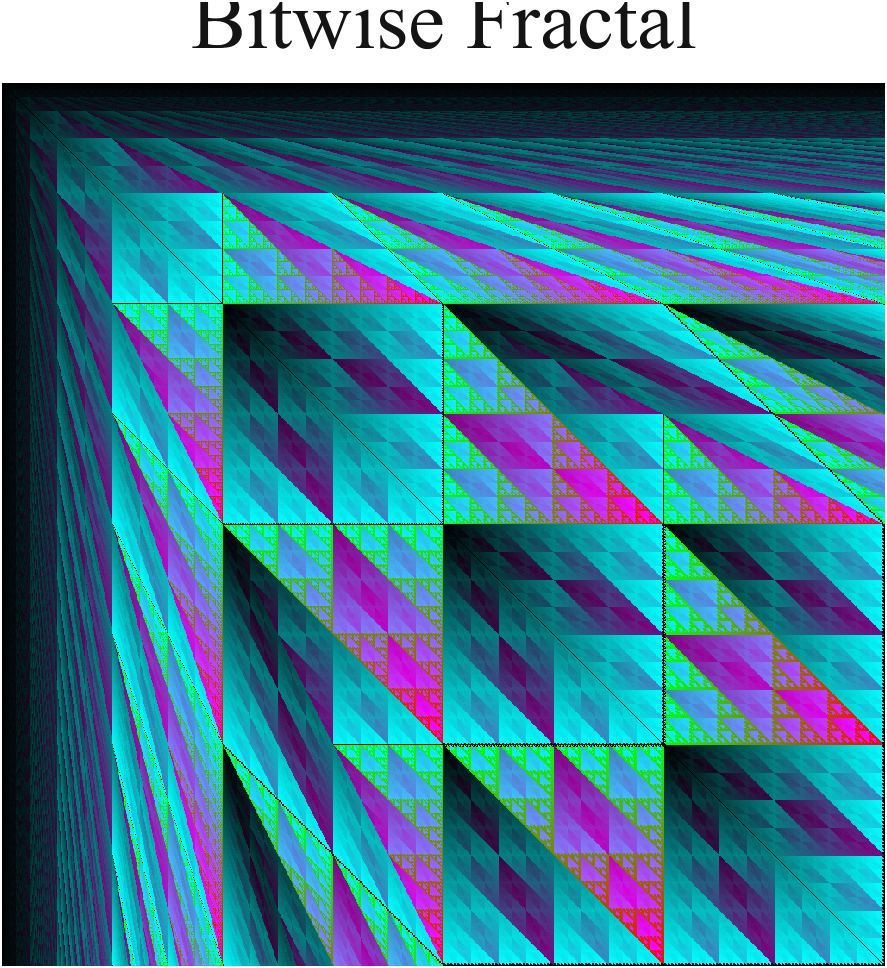
%> input picture projects/CreativePlotStudio/example/everything_composite/individual/01_bitwise_fractal.png, 887 x 968 px; its folder holds only this picture in this run
$ octave --eval "batch_generate_all;"   (GNU Octave 9; MATLAB toolbox functions it lacks are replaced by stand-ins)
%> lines starting %> are read from the running program, lines starting %| are printed output that depends on the picture; in (x1, y1, x2, y2) boxes, pixels count from 0 and x2, y2 are one past the last pixel; in counts of white or black regions, pixels touching at a corner belong together; the program's own positions count from 1
### utils/image_output.m
function varargout = image_output(action, varargin)
%IMAGE_OUTPUT Shared image preview, cache, composition, and export helper.

action = lower(char(string(action)));
switch action
    case 'cache_dir'
        varargout{1} = local_cache_dir(varargin{:});
    case 'clear_cache'
        varargout{1} = local_clear_cache(varargin{:});
    case 'reset_preview'
        varargout{1} = local_reset_preview(varargin{:});
    case {'reset_preview_group','reset_axesgrid'}
        varargout{1} = local_reset_preview_group(varargin{:});
    case {'show_preview_group','show_axesgrid'}
        varargout{1} = local_show_preview_group(varargin{:});
    case 'show_preview'
        varargout{1} = local_show_preview(varargin{:});
    case 'bind_preview_list'
        varargout{1} = local_bind_preview_list(varargin{:});
    case 'selected_preview_paths'
        varargout{1} = local_selected_preview_paths(varargin{:});
    case 'all_preview_paths'
        varargout{1} = local_all_preview_paths(varargin{:});
    case 'preview_layout'
        varargout{1} = local_preview_layout(varargin{:});
    case 'select_all'
        varargout{1} = local_select_all(varargin{:});
    case 'select_none'
        varargout{1} = local_select_none(varargin{:});
    case 'delete_selection'
        varargout{1} = local_delete_selection(varargin{:});
    case 'move_selection'
        varargout{1} = local_move_selection(varargin{:});
    case 'preview_composite'
        varargout{1} = local_preview_composite(varargin{:});
    case {'run_core_script','run_script'}
        varargout{1} = local_run_core_script(varargin{:});
    case {'export_preview_bundle','preview_bundle'}
        varargout{1} = local_export_preview_bundle(varargin{:});
    case {'hidden_figures','hide_figures'}
        varargout{1} = local_hidden_figures(varargin{:});
    case {'hidden_figure','new_hidden_figure'}
        varargout{1} = local_hidden_figure(varargin{:});
    case {'export_frame','frame_from_figure'}
        varargout{1} = local_export_frame(varargin{:});
    case {'normalize_video_frame','normalize_frame'}
        varargout{1} = local_normalize_video_frame(varargin{:});
    case 'save_figure'
        varargout{1} = local_save_figure(varargin{:});
    case 'compose_grid'
        varargout{1} = local_compose_grid(varargin{:});
    case 'export_bundle'
        varargout{1} = local_export_bundle(varargin{:});
    case 'output_dir'
        varargout{1} = local_output_dir(varargin{:});
    case 'slug'
        varargout{1} = local_slug(varargin{:});
    case {'indexed_name','export_name'}
        varargout{1} = local_indexed_name(varargin{:});
    case {'layout_rows','parse_layout'}
        varargout{1} = local_layout_rows(varargin{:});
    case 'parse_range'
        varargout{1} = local_parse_range(varargin{:});
    case 'parse_optional_range'
        varargout{1} = local_parse_optional_range(varargin{:});
    case 'crop_limits'
        [varargout{1:nargout}] = local_crop_limits(varargin{:});
    case 'common_3d_limits'
        varargout{1} = local_common_3d_limits(varargin{:});
    case 'clean_label'
        varargout{1} = local_clean_label(varargin{:});
    case 'auto_crop'
        local_auto_crop(varargin{:});
    otherwise
        error('Unknown image_output action: %s', action);
end
end

% [549 lines left out: functions local_cache_dir, local_clear_cache, local_reset_preview, local_reset_preview_group, local_show_preview_group, local_grid_span and 17 more, not called in this run]

function path = local_save_figure(fig_or_ax, folder_path, file_name, dpi)
if nargin < 4 || isempty(dpi), dpi = 260; end
if exist(folder_path, 'dir') ~= 7, mkdir(folder_path); end
file_name = char(string(file_name));
if isempty(fileparts(file_name)) && isempty(regexp(file_name, '\.(png|jpg|jpeg|tif|tiff|pdf)$', 'once'))
    file_name = [file_name, '.png'];
end
path = fullfile(folder_path, file_name);

if isgraphics(fig_or_ax, 'axes')
    target = fig_or_ax;
elseif isgraphics(fig_or_ax, 'figure')
    target = fig_or_ax;
else
    error('Expected a figure or axes handle.');
end

% Do not hide the parent figure here.  UIAxes belong to the visible app
% window; forcing ancestor(fig,'Visible') = 'off' makes export callbacks
% appear to "flash close" and also prevents uialert/uiprogressdlg from using
% the app figure as their modal host.  Hidden export figures are already
% created hidden by image_output('hidden_figure'), so exportgraphics can write
% them without changing the GUI figure state.
try
    exportgraphics(target, path, 'Resolution', dpi, 'BackgroundColor', 'white', 'Padding', [5 5 5 5]);
catch
    % exportgraphics with Padding may not be supported in older releases.
    try
        exportgraphics(target, path, 'Resolution', dpi, 'BackgroundColor', 'white');
    catch ME
        % Hidden ordinary figures can be printed even when exportgraphics refuses
        % them.  UIAxes should normally succeed above; if neither backend can
        % write the file, keep the original diagnostic.
        try
            if isgraphics(fig_or_ax, 'axes')
                fig = ancestor(fig_or_ax, 'figure');
            else
                fig = fig_or_ax;
            end
            print(fig, path, '-dpng', sprintf('-r%d', dpi));
        catch
            rethrow(ME);
        end
    end
end
local_auto_crop(path);
end

function out_path = local_compose_grid(png_paths, out_path, varargin)
p = inputParser;
p.addParameter('Layout', 'auto');
p.addParameter('Background', uint8(255));
p.addParameter('Padding', 40);
p.parse(varargin{:});
opt = p.Results;

png_paths = local_cellstr(png_paths);
png_paths = png_paths(cellfun(@(p) exist(p,'file') == 2, png_paths));
if isempty(png_paths)
    error('No images to compose.');
end

imgs = cell(size(png_paths));
for i = 1:numel(png_paths)
    img = imread(png_paths{i});
    if size(img,3) == 1, img = repmat(img, [1 1 3]); end
    if size(img,3) > 3, img = img(:,:,1:3); end
    imgs{i} = img;
end

rows = local_layout_rows(opt.Layout, numel(imgs));
nrows = numel(rows);
ncols = max(rows);
cell_h = max(cellfun(@(im) size(im,1), imgs));
cell_w = max(cellfun(@(im) size(im,2), imgs));
pad = opt.Padding;
canvas_h = nrows * cell_h + (nrows+1) * pad;
canvas_w = ncols * cell_w + (ncols+1) * pad;
canvas = uint8(opt.Background) * ones(canvas_h, canvas_w, 3, 'uint8');

idx = 1;
for r = 1:nrows
    cols = rows(r);
    row_w = cols * cell_w + (cols-1) * pad;
    x0 = floor((canvas_w - row_w)/2) + 1;
    for c = 1:cols
        if idx > numel(imgs), break; end
        im = imgs{idx};
        h = size(im,1); w = size(im,2);
        y = pad + (r-1)*(cell_h+pad) + floor((cell_h-h)/2) + 1;
        x = x0 + (c-1)*(cell_w+pad) + floor((cell_w-w)/2);
        canvas(y:y+h-1, x:x+w-1, :) = im;
        idx = idx + 1;
    end
end

if exist(fileparts(out_path), 'dir') ~= 7 && ~isempty(fileparts(out_path))
    mkdir(fileparts(out_path));
end
imwrite(canvas, out_path);
end

% [105 lines left out: functions local_output_dir, local_export_bundle, local_export_file_name, local_indexed_name, not called in this run]

function s = local_slug(txt)
s = lower(char(string(txt)));
s = regexprep(s, '[^a-z0-9]+', '_');
s = regexprep(s, '_+', '_');
s = regexprep(s, '^_|_$', '');
if isempty(s), s = 'item'; end
end

function rows = local_layout_rows(layout, n)
if nargin < 2, n = 1; end
if isempty(layout), layout = 'auto'; end
layout = strtrim(lower(char(string(layout))));
if isempty(layout) || strcmp(layout, 'auto')
    r = ceil(sqrt(n));
    c = ceil(n / r);
    rows = c * ones(1, r);
    rows(end) = n - c*(r-1);
    rows = rows(rows > 0);
elseif startsWith(layout, 'columns:')
    c = str2double(extractAfter(layout, 'columns:'));
    c = max(1, round(c));
    rows = c * ones(1, ceil(n/c));
    rows(end) = n - c*(numel(rows)-1);
elseif contains(layout, '+')
    rows = sscanf(strrep(layout, '+', ' '), '%d').';
    rows = rows(rows > 0);
    if sum(rows) < n
        rows(end+1) = n - sum(rows);
    end
elseif ~isnan(str2double(layout))
    c = max(1, round(str2double(layout)));
    rows = c * ones(1, ceil(n/c));
    rows(end) = n - c*(numel(rows)-1);
else
    rows = local_layout_rows('auto', n);
end
end

% [117 lines left out: functions local_parse_range, local_parse_optional_range, local_crop_limits, local_common_3d_limits, local_3d_point_arrays, local_clean_label, not called in this run]

function paths = local_cellstr(paths)
if nargin == 0 || isempty(paths)
    paths = {};
elseif ischar(paths)
    paths = {paths};
elseif isstring(paths)
    paths = cellstr(paths(:));
elseif iscell(paths)
    paths = paths(:).';
else
    paths = cellstr(string(paths));
end
end


% [48 lines left out: functions local_preview_meta, local_store_preview_paths, local_display_name, not called in this run]

function local_auto_crop(path)
%LOCAL_AUTO_CROP Trim whitespace from a PNG image, keeping 5 px margin.
% Detects the bounding box of non-white content and crops tightly.
if nargin < 1 || isempty(path) || exist(path, 'file') ~= 2
    return;
end
try
    img = imread(path);
%> img is the input picture: size 968x887x3 uint8; mean R, G, B 61.6, 124.9, 148.1
    if size(img, 3) < 3, return; end
    siz = size(img);
%> siz = [968 887 3]
    % Use double arithmetic to avoid uint8 wraparound
    diff = max(abs(double(img) - 255), [], 3);
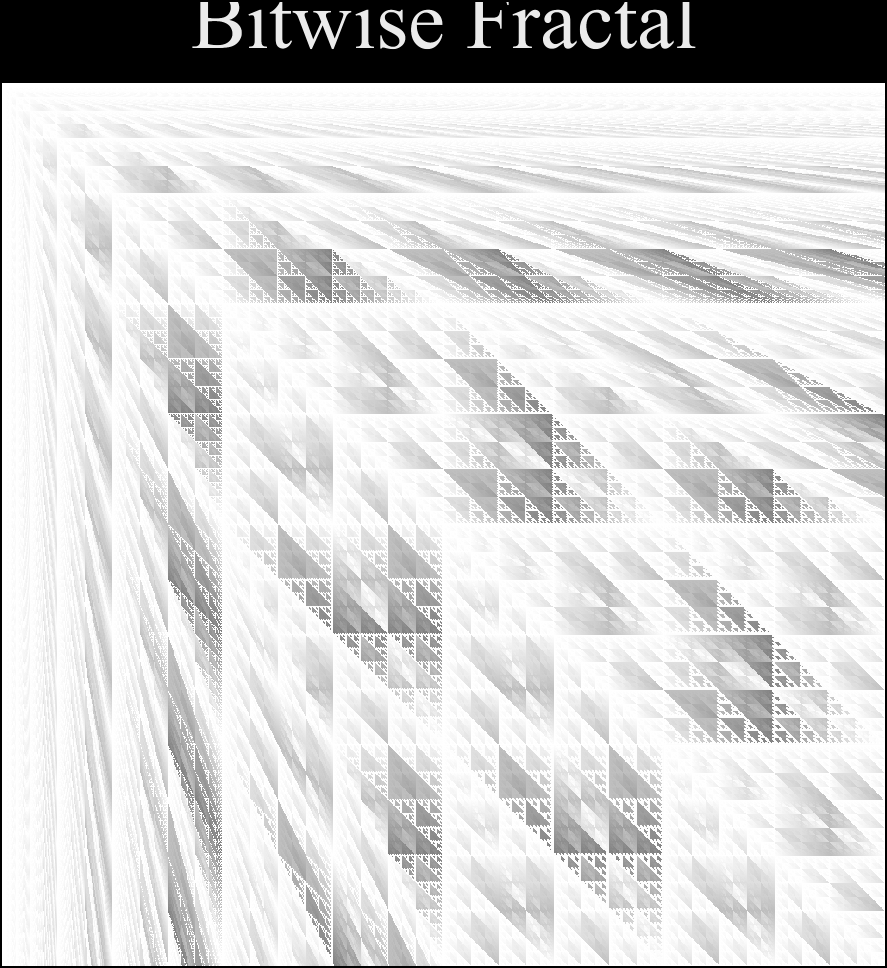
%> diff: size 968x887 double; min 0, max 255, mean 213.2
    mask = diff > 10;
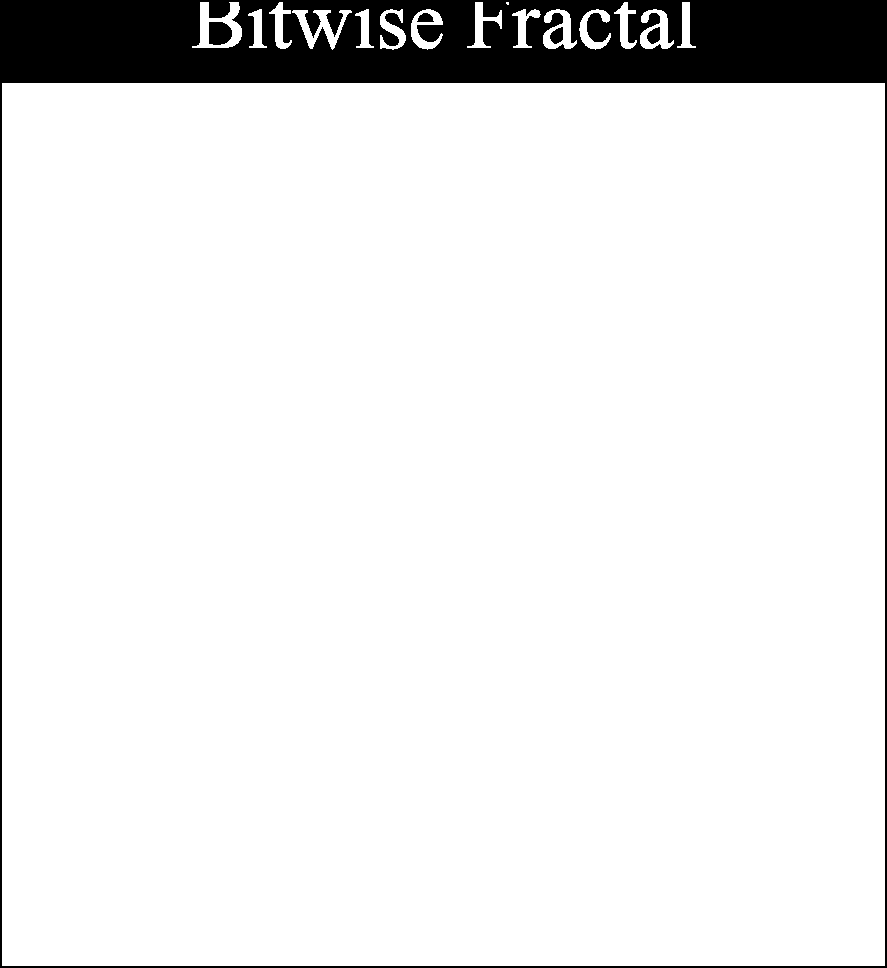
%> mask: size 968x887 logical; 91.7% white; 5 black regions, box (x1, y1, x2, y2) and area: (0, 0, 887, 968) 70199, (209, 22, 232, 45) 459, (550, 27, 563, 44) 160, (647, 27, 660, 44) 160, (417, 13, 434, 22) 113
    rows = any(mask, 2);
%> rows = 968 logical values, 931 true
    cols = any(mask, 1);
%> cols = 887 logical values, 883 true
    if ~any(rows) || ~any(cols), return; end
    r0 = find(rows, 1, 'first');
%> r0 = 3
    r1 = find(rows, 1, 'last');
%> r1 = 966
    c0 = find(cols, 1, 'first');
%> c0 = 3
    c1 = find(cols, 1, 'last');
%> c1 = 885
    margin = 5;
    r0 = max(1, r0 - margin);
%> r0 = 1
    r1 = min(siz(1), r1 + margin);
%> r1 = 968
    c0 = max(1, c0 - margin);
%> c0 = 1
    c1 = min(siz(2), c1 + margin);
%> c1 = 887
    imwrite(img(r0:r1, c0:c1, :), path);
catch
    % Silently skip on failure
end
end

### legacy/v2-matlab/projects/CreativePlotStudio/core/common/get_domain_catalog.m
function catalog = get_domain_catalog(domain)
switch lower(char(domain))
    case 'art'
        catalog(1).category = 'Pixel & Texture';
        catalog(1).folder = 'pixel_texture';
        catalog(1).items = {'Bitwise Fractal','Tablecloth','Music Score'};
        catalog(2).category = 'Floral & Botanical';
        catalog(2).folder = 'floral_botanical';
        catalog(2).items = {'Sakura Tree','Blue Rose','Blooming Rose','Rose Ball'};
        catalog(3).category = 'Scenes & Objects';
        catalog(3).folder = 'scenes_objects';
        catalog(3).items = {'Crystal Cluster','Crystal Heart','Moonlit Mountains','Fireworks','Ice Cream Soft Serve','Ice Cream Bouquet','Art Candlesticks'};
        catalog(4).category = 'Generative Art';
        catalog(4).folder = 'generative_art';
        catalog(4).items = {'Phyllotaxis Sunflower','Superformula Bloom','Plasma Clouds'};

    case 'fractals'
        catalog(1).category = 'Escape-Time & Julia';
        catalog(1).folder = 'escape_time_julia';
        catalog(1).items = {'Mandelbrot Garden','Julia Nebula','Burning Ship Ember','Tricorn Mandelbar','Phoenix Julia','Multibrot Cubic','Celtic Mandelbrot','Perpendicular Burning Ship'};
        catalog(2).category = 'Newton & Orbit Traps';
        catalog(2).folder = 'newton_orbit_traps';
        catalog(2).items = {'Newton Basin','Nova Cubic Basin','Orbit Trap Pearls'};
        catalog(3).category = 'Recursive & IFS';
        catalog(3).folder = 'recursive_ifs';
        catalog(3).items = {'Barnsley Fern','Sierpinski Carpet','Apollonian Gasket','Dragon Curve','Koch Snowflake','Levy C Curve','Pythagoras Tree','Vicsek Fractal','DLA Cluster'};
        catalog(4).category = 'Fractal Fields';
        catalog(4).folder = 'fractal_fields';
        catalog(4).items = {'Lyapunov Carpet','Gray-Scott Coral'};

    case 'nonlinear'
        catalog(1).category = 'Strange Attractors';
        catalog(1).folder = 'strange_attractors';
        catalog(1).items = {'Lorenz Attractor','Rossler Ribbon','Chua Double Scroll','Clifford Attractor','Aizawa Attractor','Thomas Attractor','Dadras Attractor','De Jong Attractor','Hopalong Attractor'};
        catalog(2).category = 'Maps & Bifurcations';
        catalog(2).folder = 'maps_bifurcations';
        catalog(2).items = {'Henon Map','Standard Map Islands','Ikeda Map','Logistic Bifurcation','Circle Map Tongues','Lyapunov Carpet'};
        catalog(3).category = 'Oscillators & Vibration';
        catalog(3).folder = 'oscillators_vibration';
        catalog(3).items = {'Duffing Poincare','Duffing Sweep','Van der Pol Phase','Double Pendulum Trace','Chladni Resonance','Lissajous Knot'};
        catalog(4).category = 'Reaction Waves';
        catalog(4).folder = 'reaction_waves';
        catalog(4).items = {'Gray-Scott Coral','FitzHugh-Nagumo Spiral'};

    otherwise
        catalog = get_domain_catalog('art');
end
end

### projects/CreativePlotStudio/core/art/floral_botanical/rose_ball/render.m
% Rose Ball
% This script is executed by the GUI with variables: ax, style.
if ~exist('ax','var') || isempty(ax)
    figure('Color','w');
    ax = gca;
end
if ~exist('style','var') || isempty(style)
    style = 'default';
end
style = char(style);

pal = style; if ~any(strcmpi(pal,{'blue','teal','sunset','violet'})), pal = 'blue'; end; art_rose_ball(ax,pal);

try
    art_apply_recommended_view(ax,'Rose Ball');
catch
end

finalize_project_axes(ax,'Rose Ball');

### projects/CreativePlotStudio/example/everything_composite/batch_generate_all.m
function batch_generate_all()
%BATCH_GENERATE_ALL Generate all CreativePlotStudio images and one preview composite.

example_root = fileparts(mfilename('fullpath'));
project_root = fileparts(fileparts(example_root));
repo_root = fileparts(fileparts(project_root));
addpath(example_root);
addpath(fullfile(repo_root, 'utils'));
addpath(genpath(fullfile(project_root, 'app')));
addpath(genpath(fullfile(project_root, 'core')));

domains = {'art', 'fractals', 'nonlinear'};
plot_defs = {};
for d = 1:numel(domains)
    domain = domains{d};
    catalog = get_domain_catalog(domain);
    for c = 1:numel(catalog)
        for i = 1:numel(catalog(c).items)
            name = catalog(c).items{i};
            slug = image_output('slug', name);
            rpath = fullfile(project_root, 'core', domain, catalog(c).folder, slug, 'render.m');
            if exist(rpath, 'file') ~= 2
                warning('Render file missing: %s', rpath);
                continue;
            end
            plot_defs(end+1, :) = {name, rpath, domain}; %#ok<AGROW>
        end
    end
end

n_total = size(plot_defs, 1);
fprintf('Found %d plot definitions.\n', n_total);

out_root = fullfile(example_root, 'output');
if exist(out_root, 'dir') ~= 7, mkdir(out_root); end
stamp = datestr(now, 'yyyymmdd_HHMMSS');
batch_dir = fullfile(out_root, ['creative_plot_studio_all_' stamp]);
mkdir(batch_dir);
indiv_dir = fullfile(batch_dir, 'individual');
mkdir(indiv_dir);

set(groot, 'DefaultFigureVisible', 'off');
restore_vis = onCleanup(@() set(groot, 'DefaultFigureVisible', 'on'));

png_paths = cell(n_total, 1);
for i = 1:n_total
    name = plot_defs{i, 1};
    rpath = plot_defs{i, 2};
    domain = plot_defs{i, 3};

    fig = figure('Visible', 'off', 'Color', 'w', ...
        'Position', [100 100 640 520], ...
        'MenuBar', 'none', 'ToolBar', 'none', ...
        'NumberTitle', 'off', 'Name', name);
    ax = axes('Parent', fig); %#ok<NASGU>
    style = 'default'; %#ok<NASGU>

    try
        run(rpath);
    catch ME
        warning('FAILED [%s] %s: %s', domain, name, ME.message);
        close(fig);
        continue;
    end

    indexed_name = sprintf('%02d_%s.png', i, image_output('slug', name));
    try
        out_path = image_output('save_figure', fig, indiv_dir, indexed_name, 200);
    catch ME
        warning('EXPORT FAILED [%s] %s: %s', domain, name, ME.message);
        close(fig);
        continue;
    end

    png_paths{i} = out_path;
    fprintf('[%3d/%3d] %s\n', i, n_total, name);
    close(fig);
end

png_paths = png_paths(~cellfun(@isempty, png_paths));
if isempty(png_paths)
    error('No images were rendered.');
end

preview_path = fullfile(batch_dir, 'preview_composite.png');
image_output('compose_grid', png_paths, preview_path, 'Layout', 'auto', 'Padding', 16);
%> in local_compose_grid, `canvas = uint8(opt.Background) * ones(canvas_h, canvas_w, 3, 'uint8');`: canvas: size 1000x919x3 uint8; every value is 255
%> after the loop in local_compose_grid, `for r = 1:nrows`:
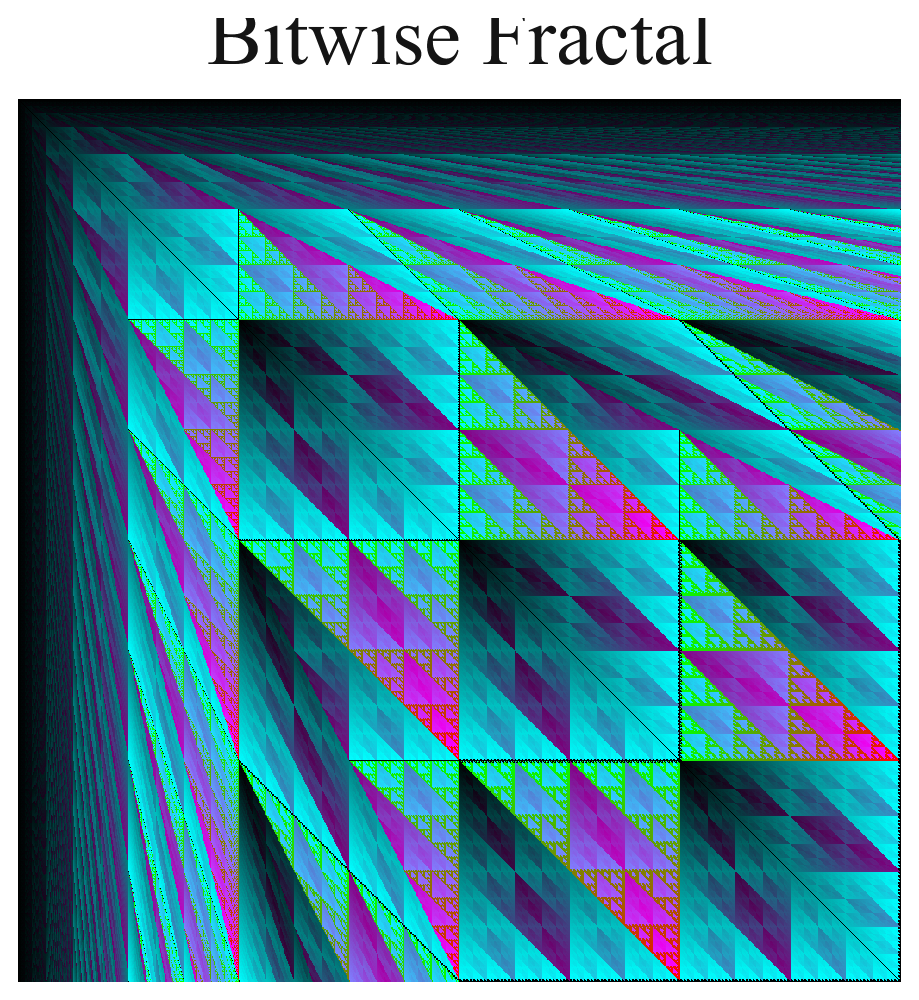
%> canvas: size 1000x919x3 uint8; mean R, G, B 74.3, 133.5, 155.1

fprintf('\nSaved to:\n  %s\n', batch_dir);
fprintf('  individual/\n');
fprintf('  preview_composite.png\n');
end
